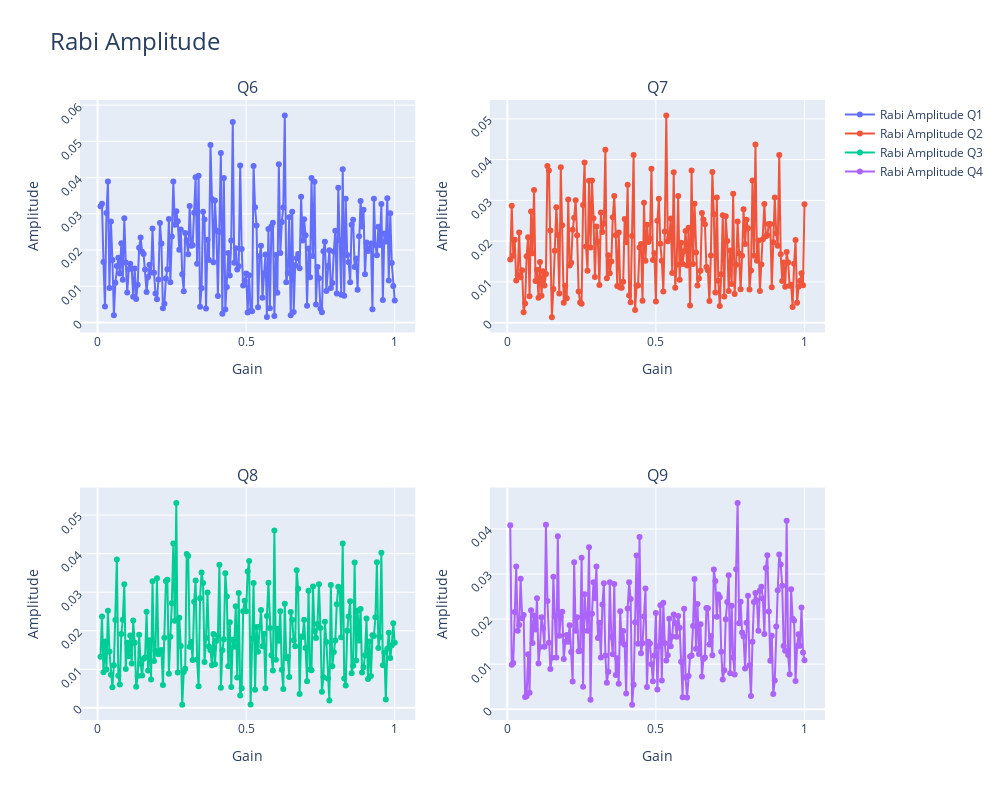

Notebook cell for this chart:
### Code cell
# Create the plot
fig = sp.make_subplots(rows=2, cols=2, subplot_titles=(program_cfg["qubits"][0], program_cfg["qubits"][1], program_cfg["qubits"][2],program_cfg["qubits"][3]))
# Add a scatter plot (line plot)
fig.add_trace(go.Scatter(x=np.squeeze(gain_range[0]), y=np.squeeze(pop[0]), mode='lines+markers', name='Rabi Amplitude Q1'),  row=1, col=1)
fig.add_trace(go.Scatter(x=np.squeeze(gain_range[1]), y=np.squeeze(pop[1]), mode='lines+markers', name='Rabi Amplitude Q2'), row=1, col=2)
fig.add_trace(go.Scatter(x=np.squeeze(gain_range[2]), y=np.squeeze(pop[2]), mode='lines+markers', name='Rabi Amplitude Q3'), row=2, col=1)
fig.add_trace(go.Scatter(x=np.squeeze(gain_range[3]), y=np.squeeze(pop[3]), mode='lines+markers', name='Rabi Amplitude Q4'), row=2, col=2)

# Customize the layout (optional)
fig.update_layout(
    title="Plot of y = sin(x)",
    xaxis_title="X Values",
    yaxis_title="Y Values (sin(x))",
    template="plotly_dark"  # Optional: dark theme
)
    # Update x-axis and y-axis labels
fig.update_yaxes(title_text="Amplitude", tickangle=-45)
fig.update_xaxes(title_text="Gain")
# Customize the layout (optional)
fig.update_layout(
    title={'text': "Rabi Amplitude",
            'font': {
            'size': 24  # Set the font size
        },
          },
    height = 800, width = 1000,
    template="plotly"  # Optional: dark theme
    )
           
# Display the plot
fig.show()

### Figure 1 — Plotly figure (JSON) as saved in the notebook; plotly's stock layout.template omitted (floating-point values rounded to 4 significant figures; data arrays with more than 128 entries replaced by an {"elided": "..."} marker saying what was removed)
{"data": [{"mode": "lines+markers", "name": "Rabi Amplitude Q1", "type": "scatter", "x": {"elided": "199 float values"}, "xaxis": "x", "y": {"elided": "199 float values"}, "yaxis": "y"}, {"mode": "lines+markers", "name": "Rabi Amplitude Q2", "type": "scatter", "x": {"elided": "199 float values"}, "xaxis": "x2", "y": {"elided": "199 float values"}, "yaxis": "y2"}, {"mode": "lines+markers", "name": "Rabi Amplitude Q3", "type": "scatter", "x": {"elided": "199 float values"}, "xaxis": "x3", "y": {"elided": "199 float values"}, "yaxis": "y3"}, {"mode": "lines+markers", "name": "Rabi Amplitude Q4", "type": "scatter", "x": {"elided": "199 float values"}, "xaxis": "x4", "y": {"elided": "199 float values"}, "yaxis": "y4"}], "layout": {"annotations": [{"font": {"size": 16}, "showarrow": false, "text": "Q6", "x": 0.225, "xanchor": "center", "xref": "paper", "y": 1, "yanchor": "bottom", "yref": "paper"}, {"font": {"size": 16}, "showarrow": false, "text": "Q7", "x": 0.775, "xanchor": "center", "xref": "paper", "y": 1, "yanchor": "bottom", "yref": "paper"}, {"font": {"size": 16}, "showarrow": false, "text": "Q8", "x": 0.225, "xanchor": "center", "xref": "paper", "y": 0.375, "yanchor": "bottom", "yref": "paper"}, {"font": {"size": 16}, "showarrow": false, "text": "Q9", "x": 0.775, "xanchor": "center", "xref": "paper", "y": 0.375, "yanchor": "bottom", "yref": "paper"}], "height": 800, "title": {"font": {"size": 24}, "text": "Rabi Amplitude"}, "width": 1000, "xaxis": {"anchor": "y", "domain": [0, 0.45], "title": {"text": "Gain"}}, "xaxis2": {"anchor": "y2", "domain": [0.55, 1], "title": {"text": "Gain"}}, "xaxis3": {"anchor": "y3", "domain": [0, 0.45], "title": {"text": "Gain"}}, "xaxis4": {"anchor": "y4", "domain": [0.55, 1], "title": {"text": "Gain"}}, "yaxis": {"anchor": "x", "domain": [0.625, 1], "tickangle": -45, "title": {"text": "Amplitude"}}, "yaxis2": {"anchor": "x2", "domain": [0.625, 1], "tickangle": -45, "title": {"text": "Amplitude"}}, "yaxis3": {"anchor": "x3", "domain": [0, 0.375], "tickangle": -45, "title": {"text": "Amplitude"}}, "yaxis4": {"anchor": "x4", "domain": [0, 0.375], "tickangle": -45, "title": {"text": "Amplitude"}}}}
